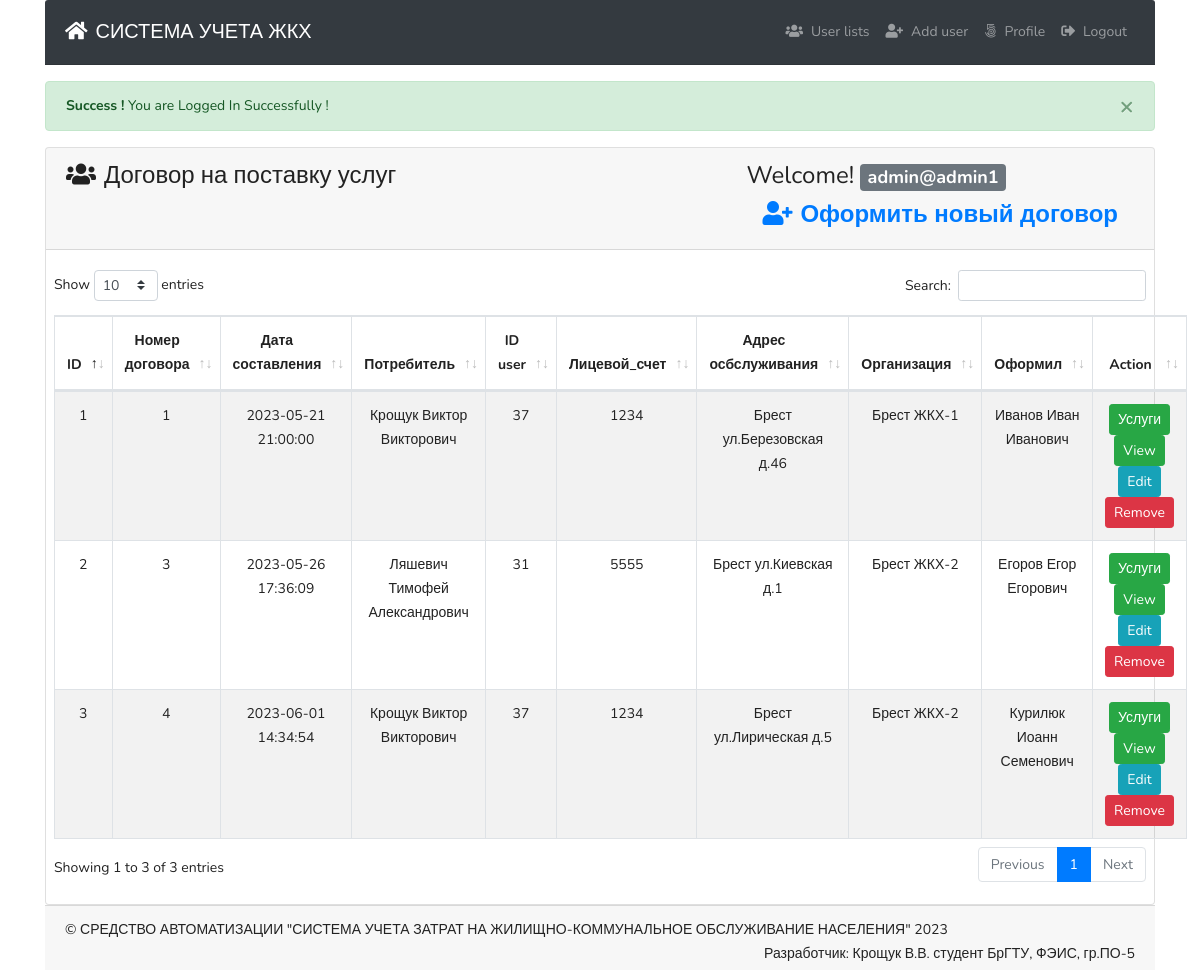
The page /contract.php (signed in) on the database its author committed.
### tables this page shows
CREATE TABLE IF NOT EXISTS `tbl_users` (
  `id` int NOT NULL AUTO_INCREMENT,
  `name` varchar(255) DEFAULT NULL,
  `username` varchar(255) DEFAULT NULL,
  `email` varchar(255) DEFAULT NULL,
  `password` varchar(255) DEFAULT NULL,
  `mobile` varchar(25) DEFAULT NULL,
  `roleid` tinyint DEFAULT NULL,
  `isActive` tinyint DEFAULT '0',
  `created_at` timestamp NOT NULL DEFAULT CURRENT_TIMESTAMP,
  `updated_at` timestamp NOT NULL DEFAULT CURRENT_TIMESTAMP,
  PRIMARY KEY (`id`),
  KEY `id` (`id`)
);

### lib/Session.php (called while the page is built, shortened)
<?php
class Session{
  public static function get($key){
    if (isset($_SESSION[$key])) {
      return $_SESSION[$key];
    }else{
      return false;
    }
  }
}

### classes/Users.php (called while the page is built, shortened)
<?php
include 'lib/Database.php';
include_once 'lib/Session.php';
class Users{
  private $db;
  public function __construct(){
    $this->db = new Database();
  }
  public function selectAllContract(){
    $sql = "SELECT
    `оп_договор_на_пост`.`Номер_договора`,
    `оп_договор_на_пост`.`Дата_сост`,
    `сп_адреса_обслуживания`.`Адрес_обслуж`,
    `сп_реквизиты`.`Название_орган`,
    `сп_сотрудники`.`ФИО`,
    `сп_потребители`.`ФИО_потреб`,
    `сп_потребители`.`Лицевой_счет`,
    `tbl_users`.`id`
    FROM `оп_договор_на_пост`
    INNER JOIN `сп_адреса_обслуживания` ON `оп_договор_на_пост`.`Код_адрес_обслуж`=`сп_адреса_обслуживания`.`Код_адрес_обслуж`
    INNER JOIN `сп_реквизиты` ON `оп_договор_на_пост`.`Код_реквизиты`=`сп_реквизиты`.`Код_реквизиты`
    INNER JOIN `сп_сотрудники` ON `оп_договор_на_пост`.`Код_сотрудн`=`сп_сотрудники`.`Код_сотрудн`
    INNER JOIN `сп_потребители` ON `сп_адреса_обслуживания`.`Код_потреб`=`сп_потребители`.`Код_потреб`
    INNER JOIN `tbl_users` ON `сп_потребители`.`id`=`tbl_users`.`id`
    ORDER BY `Номер_договора` ASC;";
    $stmt = $this->db->pdo->prepare($sql);
    $stmt->execute();
    return $stmt->fetchAll(PDO::FETCH_OBJ);
  }
}

### lib/Database.php (called while the page is built, shortened)
<?php
class  Database{
  public $pdo;
  public function __construct(){
    if (!isset($this->pdo)) {
      try {
        $link = new PDO('mysql:host='.DB_HOST.'; dbname='.DB_NAME, DB_USER, DB_PASS);
        $link->setAttribute(PDO::ATTR_ERRMODE, PDO::ERRMODE_EXCEPTION);
        $link->exec("SET CHARACTER SET utf8");
        $this->pdo  =  $link;
      } catch (PDOException $e) {
        die("Connection error...".$e->getMessage());
      }
    }
  }
}

### contract.php (the view, shortened to what this page needs)
<?php
include 'inc/header.php';
$logMsg = Session::get('logMsg');
if (isset($logMsg)) {
  echo $logMsg;
}
?>
      <div class="card ">
        <div class="card-header">
          <h3><i class="fas fa-users mr-2"></i>Договор на поставку услуг <span class="float-right">Welcome! <strong>
                  <span class="badge badge-lg badge-secondary text-white">
<?php
$username = Session::get('username');
if (isset($username)) {
  echo $username;
}
 ?>
</span>
<?php
if ( Session::get("roleid") == '1') {   ?>
  <a class="nav-link" href="contractAdd.php"><i class="fas fa-user-plus mr-2"></i>Оформить новый договор </span></a>
  <?php } ?>
        </strong></span></h3>
        </div>
        <div class="card-body pr-2 pl-2">
          <table id="example" class="table table-striped table-bordered" style="width:100%">
                  <thead>
                    <tr>
                    <?php
                     if ( Session::get("roleid") == '1') {   ?>
                      <th  class="text-center">ID</th>
                      <?php } ?>
                      <th  class="text-center">Номер договора</th>
                      <th  class="text-center">Дата составления</th>
                      <th  class="text-center">Потребитель</th>
                      <th  class="text-center">ID user</th>
                      <th  class="text-center">Лицевой_счет</th>
                      <th  class="text-center">Адрес осбслуживания</th>
                      <th  class="text-center">Организация</th>
                      <th  class="text-center">Оформил</th>
                      <th  width='25%' class="text-center">Action</th>
                    </tr>
                  </thead>
                  <tbody>
                    <?php
                      if ( Session::get("roleid") == '1') {
                      $allUser = $users->selectAllContract();
                      if ($allUser) {
                        $i = 0;
                        foreach ($allUser as  $value) {
                          $i++;
                     ?>
                      <tr class="text-center"
                     <?php if (Session::get("id") == $value->id) {
                        echo "style='background:#d9edf7' ";
                      } ?>
                      >
                        <td><?php echo $i; ?></td>
                        <td><?php echo $value->Номер_договора; ?></td>
                        <td><?php echo $value->Дата_сост; ?></td>
                        <td><?php echo $value->ФИО_потреб; ?></td>
                        <td><?php echo $value->id; ?></td>
                        <td><?php echo $value->Лицевой_счет; ?></td>
                        <td><?php echo $value->Адрес_обслуж; ?></td>
                        <td><?php echo $value->Название_орган; ?></td>
                        <td><?php echo $value->ФИО; ?></td>
                        <td>
                          <?php if ( Session::get("roleid") == '1') {?>
                            <a class="btn btn-success btn-sm " href="contractSER.php?Номер_договора=<?php echo $value->Номер_договора;?>">Услуги</a>
                            <a class="btn btn-success btn-sm
                            " href="profile.php?id=<?php echo $value->id;?>">View</a>
                            <a class="btn btn-info btn-sm " href="profile.php?id=<?php echo $value->id;?>">Edit</a>
                            <a onclick="return confirm('Are you sure To Delete ?')" class="btn btn-danger
                    <?php if (Session::get("id") == $value->id) {
                      echo "disabled";
                    } ?>
                             btn-sm " href="?remove=<?php echo $value->id;?>">Remove</a>
                        <?php  }
                         ?>
                        </td>
                      </tr>
                    <?php }}else{ ?>
                      <tr class="text-center">
                      <td>No user availabe now !</td>
                    </tr>
                    <?php }} ?>
                  </tbody>
              </table>
        </div>
      </div>
  <?php
  include 'inc/footer.php';
  ?>

### rows shown on the page
оп_договор_на_пост: Номер_договора "1", Дата_сост "2023-05-21 21:00:00", сп_потребители.ФИО_потреб "Крощук Виктор Викторович", tbl_users.id "37", сп_потребители.Лицевой_счет "1234", Код_адрес_обслуж.Адрес_обслуж "Брест ул.Березовская д.46", Код_реквизиты.Название_орган "Брест ЖКХ-1", Код_сотрудн.ФИО "Иванов Иван Иванович"
оп_договор_на_пост: Номер_договора "3", Дата_сост "2023-05-26 17:36:09", сп_потребители.ФИО_потреб "Ляшевич Тимофей Александрович", tbl_users.id "31", сп_потребители.Лицевой_счет "5555", Код_адрес_обслуж.Адрес_обслуж "Брест ул.Киевская д.1", Код_реквизиты.Название_орган "Брест ЖКХ-2", Код_сотрудн.ФИО "Егоров Егор Егорович"
оп_договор_на_пост: Номер_договора "4", Дата_сост "2023-06-01 14:34:54", сп_потребители.ФИО_потреб "Крощук Виктор Викторович", tbl_users.id "37", сп_потребители.Лицевой_счет "1234", Код_адрес_обслуж.Адрес_обслуж "Брест ул.Лирическая д.5", Код_реквизиты.Название_орган "Брест ЖКХ-2", Код_сотрудн.ФИО "Курилюк Иоанн Семенович"

### other values the page prints
$logMsg "× Success ! You are Logged In Successfully !"
$username "admin@admin1"
